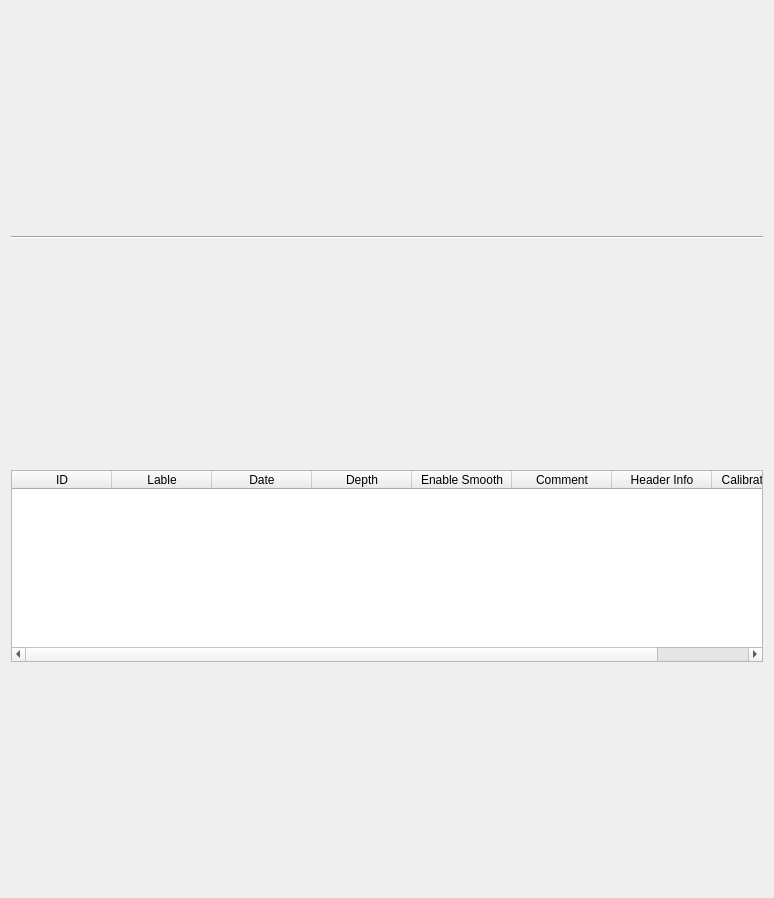
<?xml version="1.0" encoding="UTF-8"?>
<ui version="4.0">
 <class>Form</class>
 <widget class="QWidget" name="Form">
  <property name="geometry">
   <rect>
    <x>0</x>
    <y>0</y>
    <width>774</width>
    <height>898</height>
   </rect>
  </property>
  <property name="sizePolicy">
   <sizepolicy hsizetype="Minimum" vsizetype="Minimum">
    <horstretch>0</horstretch>
    <verstretch>0</verstretch>
   </sizepolicy>
  </property>
  <property name="minimumSize">
   <size>
    <width>600</width>
    <height>800</height>
   </size>
  </property>
  <property name="windowTitle">
   <string>CRS Plot</string>
  </property>
  <property name="windowIcon">
   <iconset>
    <normaloff>Logo-Ntnu.svg</normaloff>Logo-Ntnu.svg</iconset>
  </property>
  <layout class="QVBoxLayout" name="verticalLayout_2">
   <item>
    <layout class="QGridLayout" name="widgetGrid"/>
   </item>
   <item>
    <widget class="Line" name="line">
     <property name="orientation">
      <enum>Qt::Horizontal</enum>
     </property>
    </widget>
   </item>
   <item>
    <layout class="QVBoxLayout" name="verticalLayout">
     <item>
      <widget class="QTableWidget" name="tableWidget">
       <property name="sizePolicy">
        <sizepolicy hsizetype="Expanding" vsizetype="Fixed">
         <horstretch>0</horstretch>
         <verstretch>0</verstretch>
        </sizepolicy>
       </property>
       <property name="minimumSize">
        <size>
         <width>0</width>
         <height>10</height>
        </size>
       </property>
       <property name="showGrid">
        <bool>true</bool>
       </property>
       <attribute name="horizontalHeaderHighlightSections">
        <bool>true</bool>
       </attribute>
       <attribute name="horizontalHeaderStretchLastSection">
        <bool>false</bool>
       </attribute>
       <column>
        <property name="text">
         <string>ID</string>
        </property>
       </column>
       <column>
        <property name="text">
         <string>Lable</string>
        </property>
       </column>
       <column>
        <property name="text">
         <string>Date</string>
        </property>
       </column>
       <column>
        <property name="text">
         <string>Depth</string>
        </property>
       </column>
       <column>
        <property name="text">
         <string>Enable Smooth</string>
        </property>
       </column>
       <column>
        <property name="text">
         <string>Comment</string>
        </property>
       </column>
       <column>
        <property name="text">
         <string>Header Info</string>
        </property>
       </column>
       <column>
        <property name="text">
         <string>Calibration Info</string>
        </property>
       </column>
      </widget>
     </item>
    </layout>
   </item>
  </layout>
 </widget>
 <resources/>
 <connections/>
</ui>
